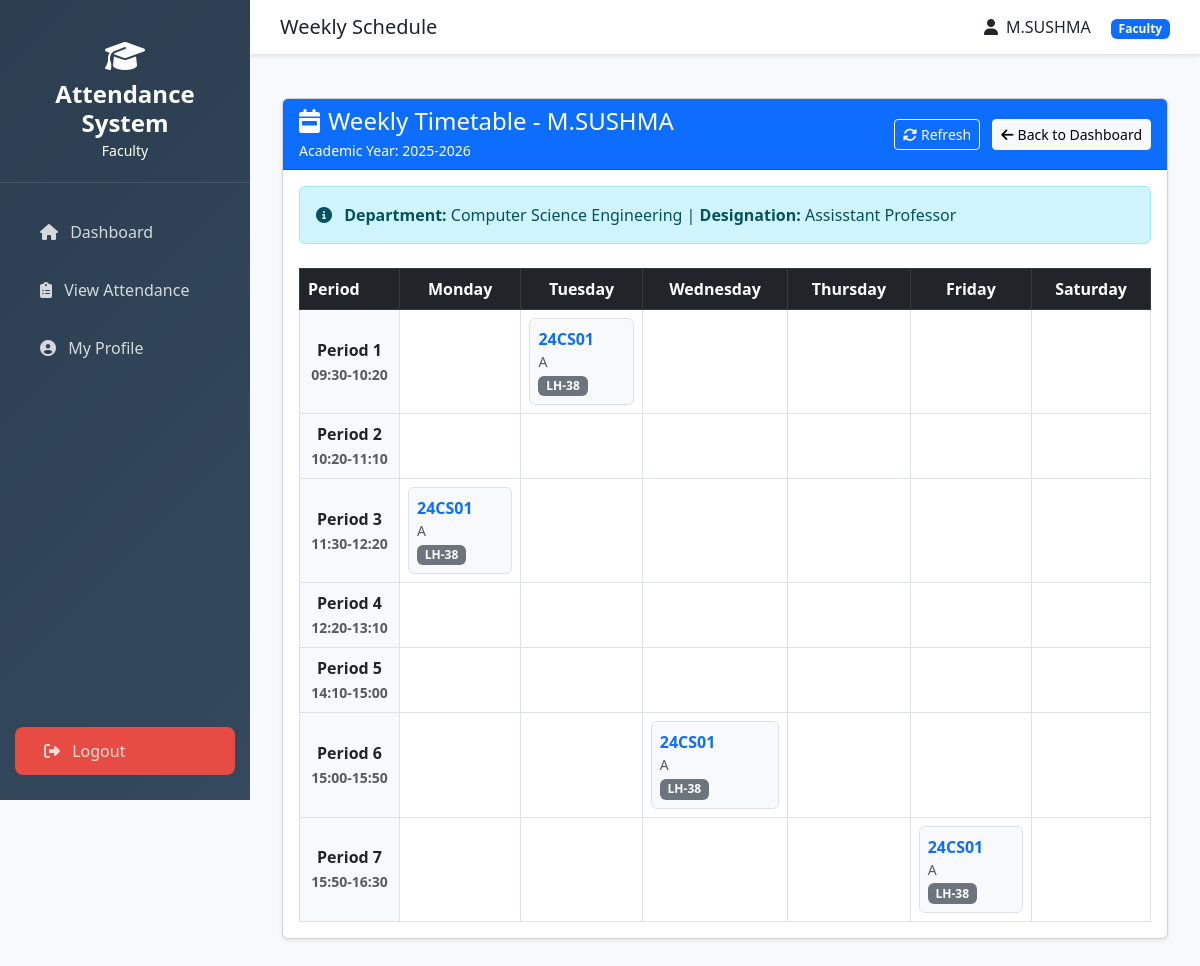
Page /faculty/weekly-schedule/ (signed in) on the committed database.
### attendance/models.py (models this page shows, shortened)
class User(AbstractUser):
    ROLE_CHOICES = [
        ('admin', 'Admin'),
        ('faculty', 'Faculty'),
        ('student', 'Student'),
    ]
    role = models.CharField(max_length=10, choices=ROLE_CHOICES)
    phone = models.CharField(max_length=15, blank=True, null=True)
    created_at = models.DateTimeField(auto_now_add=True)
    updated_at = models.DateTimeField(auto_now=True)
    class Meta:
        db_table = 'users'
        verbose_name = 'User'
        verbose_name_plural = 'Users'

class Faculty(models.Model):
    user = models.OneToOneField(User, on_delete=models.CASCADE, related_name='faculty_profile')
    employee_id = models.CharField(max_length=20, unique=True)
    department = models.ForeignKey(Department, on_delete=models.CASCADE, related_name='faculty_members')
    designation = models.CharField(max_length=50)
    qualification = models.CharField(max_length=100)
    date_of_joining = models.DateField()
    class Meta:
        db_table = 'faculty'
        verbose_name_plural = 'Faculty'

class AcademicYear(models.Model):
    year = models.CharField(max_length=20, unique=True)  # e.g., "2024-2025"
    start_date = models.DateField()
    end_date = models.DateField()
    is_active = models.BooleanField(default=True)
    created_at = models.DateTimeField(auto_now_add=True)
    class Meta:
        db_table = 'academic_years'
        ordering = ['-start_date']

class Department(models.Model):
    name = models.CharField(max_length=100)
    code = models.CharField(max_length=10, unique=True)
    description = models.TextField(blank=True)
    created_at = models.DateTimeField(auto_now_add=True)
    class Meta:
        db_table = 'departments'
        ordering = ['name']

class Timetable(models.Model):
    DAY_CHOICES = [
        (0, 'Monday'),
        (1, 'Tuesday'),
        (2, 'Wednesday'),
        (3, 'Thursday'),
        (4, 'Friday'),
        (5, 'Saturday'),
    ]
    subject_assignment = models.ForeignKey(SubjectAssignment, on_delete=models.CASCADE, related_name='timetable_slots')
    day_of_week = models.IntegerField(choices=DAY_CHOICES)
    period_number = models.IntegerField(validators=[MinValueValidator(1), MaxValueValidator(8)])
    start_time = models.TimeField()
    end_time = models.TimeField()
    room_number = models.CharField(max_length=20, blank=True)
    is_active = models.BooleanField(default=True)
    class Meta:
        db_table = 'timetable'
        ordering = ['day_of_week', 'period_number']
        unique_together = ['subject_assignment', 'day_of_week', 'period_number']

class SubjectAssignment(models.Model):
    faculty = models.ForeignKey(Faculty, on_delete=models.CASCADE, related_name='subject_assignments')
    subject = models.ForeignKey(Subject, on_delete=models.CASCADE)
    section = models.ForeignKey(Section, on_delete=models.CASCADE, related_name='subject_assignments')
    academic_year = models.ForeignKey(AcademicYear, on_delete=models.CASCADE)
    is_active = models.BooleanField(default=True)
    created_at = models.DateTimeField(auto_now_add=True)
    class Meta:
        db_table = 'subject_assignments'
        unique_together = ['faculty', 'subject', 'section', 'academic_year']

class Subject(models.Model):
    SUBJECT_TYPE_CHOICES = [
        ('theory', 'Theory'),
        ('practical', 'Practical'),
        ('both', 'Theory & Practical'),
    ]
    name = models.CharField(max_length=100)
    code = models.CharField(max_length=20, unique=True)
    branch = models.ForeignKey(Branch, on_delete=models.CASCADE, related_name='subjects')
    semester = models.IntegerField(validators=[MinValueValidator(1), MaxValueValidator(8)])
    subject_type = models.CharField(max_length=10, choices=SUBJECT_TYPE_CHOICES, default='theory')
    credits = models.IntegerField(default=3)
    created_at = models.DateTimeField(auto_now_add=True)
    class Meta:
        db_table = 'subjects'
        ordering = ['branch', 'semester', 'name']

class Section(models.Model):
    branch = models.ForeignKey(Branch, on_delete=models.CASCADE, related_name='sections')
    name = models.CharField(max_length=10)  # e.g., A, B, C
    semester = models.IntegerField(validators=[MinValueValidator(1), MaxValueValidator(8)])
    academic_year = models.ForeignKey(AcademicYear, on_delete=models.CASCADE)
    capacity = models.IntegerField(default=60)
    created_at = models.DateTimeField(auto_now_add=True)
    class Meta:
        db_table = 'sections'
        ordering = ['branch', 'semester', 'name']
        unique_together = ['branch', 'semester', 'name', 'academic_year']
    def __str__(self):
        return f"{self.branch.code} - Sem {self.semester} - Section {self.name}"

### attendance/views.py (the view)
# urls.py: path('faculty/weekly-schedule/',views.faculty_weekly_schedule, name='faculty_weekly_schedule'),
@login_required
@role_required('faculty')
def faculty_weekly_schedule(request):
    faculty = Faculty.objects.select_related('user', 'department').get(user=request.user)
    active_year = AcademicYear.objects.filter(is_active=True).first()
    if not active_year:
        messages.warning(request, 'No active academic year found.')
        schedule = {i: [] for i in range(6)}
    else:
        slots = list(Timetable.objects.filter(
            subject_assignment__faculty=faculty,
            subject_assignment__academic_year=active_year,
            is_active=True
        ).select_related(
            'subject_assignment__subject',
            'subject_assignment__section',
            'subject_assignment__faculty__user'
        ).order_by('day_of_week', 'period_number'))
        schedule = {i: [] for i in range(6)}
        for slot in slots:
            schedule[slot.day_of_week].append(slot)
    context = {
        'schedule': schedule,
        'days': Timetable.DAY_CHOICES,
        'faculty': faculty,
        'active_year': active_year,
    }
    response = render(request, 'faculty/weekly_schedule.html', context)
    response['Cache-Control'] = 'no-cache, no-store, must-revalidate'
    response['Pragma'] = 'no-cache'
    response['Expires'] = '0'
    return response

### attendance/templatetags/custom_filters.py (called while the page is built)
@register.filter(name='dict_lookup')
def dict_lookup(dictionary, key):
    if dictionary is None:
        return []
    return dictionary.get(key, [])

### attendance/templates/faculty/weekly_schedule.html (shortened to what this page needs)
{% extends 'base.html' %}
{% load custom_filters %}
{% block page_title %}Weekly Schedule{% endblock %}
{% block content %}
<div class="container-fluid py-4">
    <div class="row">
        <div class="col-12">
            <div class="card shadow-sm">
                <div class="card-header bg-primary text-white d-flex justify-content-between align-items-center">
                    <div>
                        <h4 class="mb-0">
                            <i class="fas fa-calendar-week me-2"></i>Weekly Timetable
                            {% if faculty %}
                            - {{ faculty.user.get_full_name }}
                            {% endif %}
                        </h4>
                        <small class="d-block mt-1">
                            {% if active_year %}
                            Academic Year: {{ active_year.year }}
                            {% endif %}
                        </small>
                    </div>
                    <div>
                        <button class="btn btn-sm btn-outline-light me-2" id="refreshBtn">
                            <i class="fas fa-sync-alt me-1"></i>Refresh
                        </button>
                        {% if faculty %}
                        <a href="{% url 'faculty_dashboard' %}" class="btn btn-light btn-sm">
                            <i class="fas fa-arrow-left me-1"></i>Back to Dashboard
                        </a>
                        {% endif %}
                    </div>
                </div>
                <div class="card-body">
                    {% if faculty %}
                    <div class="alert alert-info mb-4">
                        <i class="fas fa-info-circle me-2"></i>
                        <strong>Department:</strong> {{ faculty.department.name }} |
                        <strong>Designation:</strong> {{ faculty.designation }}
                    </div>
                    {% endif %}
                    <div id="tableView">
                        <div class="table-responsive">
                            <table class="table table-bordered mb-0">
                                <thead class="table-dark">
                                    <tr>
                                        <th style="width: 100px;">Period</th>
                                        {% for day_num, day_name in days %}
                                            <th class="text-center">{{ day_name }}</th>
                                        {% endfor %}
                                    </tr>
                                </thead>
                                <tbody>
                                    {% for period in "1234567" %}
                                    <tr>
                                        <td class="fw-bold bg-light text-center">
                                            Period {{ period }}
                                            <br>
                                            <small class="text-muted">
                                                {% if period == "1" %}09:30-10:20
                                                {% elif period == "2" %}10:20-11:10
                                                {% elif period == "3" %}11:30-12:20
                                                {% elif period == "4" %}12:20-13:10
                                                {% elif period == "5" %}14:10-15:00
                                                {% elif period == "6" %}15:00-15:50
                                                {% elif period == "7" %}15:50-16:30
                                                {% endif %}
                                            </small>
                                        </td>
                                        {% for day_num, day_name in days %}
                                            <td class="p-2 position-relative">
                                                {% for slot in schedule|dict_lookup:day_num %}
                                                    {% if slot.period_number == period|add:"0" %}
                                                        <div class="class-slot border rounded p-2 bg-light hover-card" style="cursor: pointer;"
                                                             data-bs-toggle="modal"
                                                             data-bs-target="#classModal{{ slot.id }}">
                                                            <div class="fw-bold text-primary">
                                                                {{ slot.subject_assignment.subject.code }}
                                                            </div>
                                                            <small class="text-muted d-block">
                                                                {{ slot.subject_assignment.section.name }}
                                                            </small>
                                                            {% if slot.room_number %}
                                                                <small class="badge bg-secondary">{{ slot.room_number }}</small>
                                                            {% endif %}
                                                        </div>
                                                    {% endif %}
                                                {% endfor %}
                                            </td>
                                        {% endfor %}
                                    </tr>
                                    {% endfor %}
                                </tbody>
                            </table>
                        </div>
                    </div>
                </div>
            </div>
        </div>
    </div>
</div>
{% endblock %}

### attendance/templates/base.html (shortened to what this page needs)
<!DOCTYPE html>
<html lang="en">
<head>
    <link href="https://cdnjs.cloudflare.com/ajax/libs/bootstrap/5.3.0/css/bootstrap.min.css" rel="stylesheet">
    <link href="https://cdnjs.cloudflare.com/ajax/libs/font-awesome/6.4.0/css/all.min.css" rel="stylesheet">
</head>
<body>
    {% if user.is_authenticated %}
    <div class="sidebar">
        <div class="logo">
            <i class="fas fa-graduation-cap fa-2x mb-2"></i>
            <h4>Attendance System</h4>
            <small>{{ user.get_role_display }}</small>
        </div>
        <nav class="nav flex-column">
            <a class="nav-link" href="{% url 'dashboard' %}">
                <i class="fas fa-home me-2"></i> Dashboard
            </a>
            {% if user.role == 'faculty' %}
                <a class="nav-link" href="{% url 'view_attendance_records' %}">
                    <i class="fas fa-clipboard-list me-2"></i> View Attendance
                </a>
                <a class="nav-link" href="{% url 'faculty_profile' %}">
                    <i class="fas fa-user-circle me-2"></i> My Profile
                </a>
            {% endif %}
            <a class="nav-link logout" href="{% url 'logout' %}">
                <i class="fas fa-sign-out-alt me-2"></i> Logout
            </a>
        </nav>
    </div>
    <div class="main-content">
        <div class="top-navbar">
            <h5 class="mb-0">{% block page_title %}Dashboard{% endblock %}</h5>
            <div>
                <span class="me-3"><i class="fas fa-user me-2"></i>{{ user.get_full_name }}</span>
                <span class="badge bg-primary">{{ user.get_role_display }}</span>
            </div>
        </div>
        {% block content %}{% endblock %}
    </div>
    {% else %}
        {% block login_content %}{% endblock %}
    {% endif %}
</body>
</html>

### attendance/templates/base.html (style rules this page uses)
:root { --primary-color: #2c3e50; --secondary-color: #3498db; --success-color: #27ae60; --danger-color: #e74c3c; --warning-color: #f39c12; --info-color: #16a085; }
body { font-family: 'Segoe UI', Tahoma, Geneva, Verdana, sans-serif; background-color: #f8f9fa; }
.sidebar { min-height: 100vh; background: linear-gradient(135deg, var(--primary-color), #34495e); color: white; position: fixed; top: 0; left: 0; width: 250px; padding: 20px 0; z-index: 1000; display: flex; flex-direction: column; height: 100vh; }
.sidebar .nav { flex-grow: 1; display: flex; flex-direction: column; }
.sidebar .nav-link.logout { margin-top: auto; background: rgba(231, 76, 68, 8.1); border-left: 4px solid #e74c3c; }
.sidebar .logo { text-align: center; padding: 20px; border-bottom: 1px solid rgba(255,255,255,0.1); margin-bottom: 20px; }
.sidebar .logo h4 { margin: 0; font-weight: 600; }
.sidebar .nav-link { color: rgba(255,255,255,0.8); padding: 12px 25px; margin: 5px 15px; border-radius: 8px; transition: all 0.3s; }
.main-content { margin-left: 250px; padding: 20px; }
.top-navbar { background: white; padding: 15px 30px; margin: -20px -20px 20px -20px; box-shadow: 0 2px 4px rgba(0,0,0,0.1); display: flex; justify-content: space-between; align-items: center; }

### attendance/templates/faculty/weekly_schedule.html (style rules this page uses)
.hover-card { transition: all 0.3s ease; }
.table td { vertical-align: middle; min-height: 80px; }
.class-slot { min-height: 60px; }

### rows in the picture
User: role "Faculty", get_full_name "M.SUSHMA"
Faculty: user.get_full_name "M.SUSHMA", department.name "Computer Science Engineering", designation "Assisstant Professor"
AcademicYear: year "2025-2026"
Timetable: subject_assignment.subject.code "24CS01", subject_assignment.section.name "A", room_number "LH-38"
Timetable: subject_assignment.subject.code "24CS01", subject_assignment.section.name "A", room_number "LH-38"
Timetable: subject_assignment.subject.code "24CS01", subject_assignment.section.name "A", room_number "LH-38"
Timetable: subject_assignment.subject.code "24CS01", subject_assignment.section.name "A", room_number "LH-38"

### other values in the picture
{{ day_name }} "Monday" "Tuesday" "Wednesday" "Thursday" "Friday" "Saturday"
{{ period }} "1" "2" "3" "4" "5" "6" "7"
